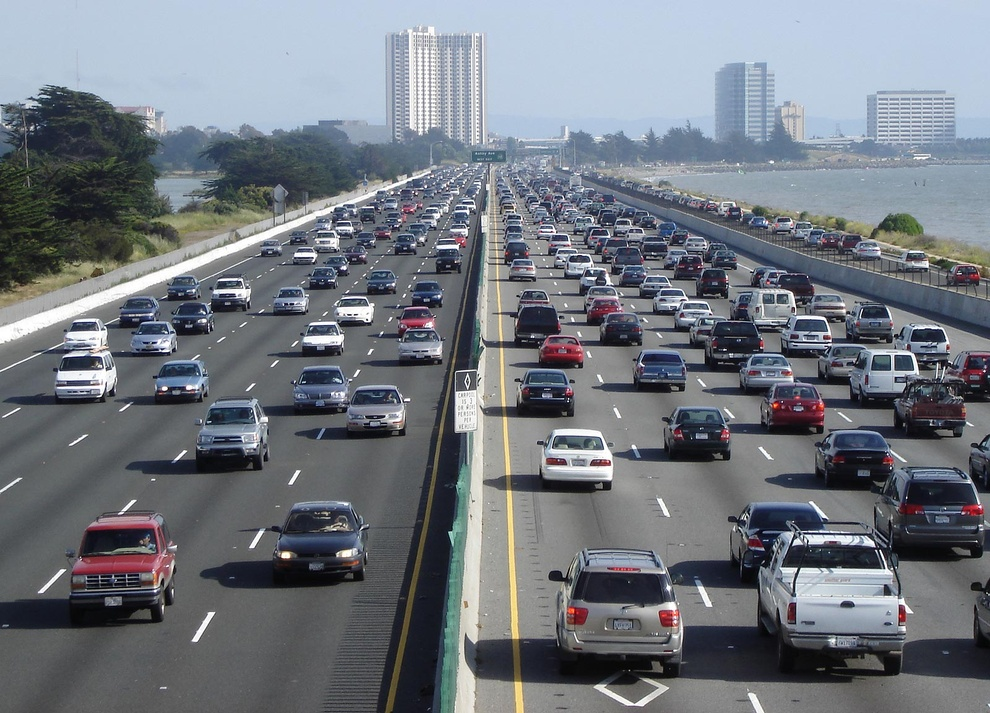
#> input picture image_7.jpeg, 990 x 713 px, shrunk from 1600 x 1152 before the run
$ jupyter execute P24DS005_Lab4.ipynb
#> lines starting #> are read from the running program, lines starting #| are printed output that depends on the picture
## Lab 4
#  P24DS005
#  Aditya Thombare

Compute the Discrete Fourier Transform (DFT) of an Image•Compute the DFT of a grayscale image and visualize its frequency domain representation.

–Read a grayscale image.

–Compute its 2D DFT–Display the magnitude spectrum of the DFT

•Perform Inverse DFT to Reconstruct the Original Image.

•Visualize the magnitude and phase spectra of an image using its DFT.

[cell 1]
import numpy as np
import cv2
import matplotlib.pyplot as plt

# Optimized function to compute 2D DFT
def dft2d(image):
    rows, cols = image.shape
    u = np.arange(rows)
    v = np.arange(cols)
    x = np.arange(rows)
    y = np.arange(cols)

    # Create meshgrid
    U, X = np.meshgrid(u, x)
    V, Y = np.meshgrid(v, y)

    # Compute the DFT using vectorized matrix multiplications
    exp_u = np.exp(-2j * np.pi * U * X / rows)
    exp_v = np.exp(-2j * np.pi * V * Y / cols)

    dft_output = exp_u @ image @ exp_v
    return dft_output

# Optimized function to compute 2D inverse DFT
def idft2d(dft_image):
    rows, cols = dft_image.shape
    u = np.arange(rows)
    v = np.arange(cols)
    x = np.arange(rows)
    y = np.arange(cols)

    # Create meshgrid
    U, X = np.meshgrid(u, x)
    V, Y = np.meshgrid(v, y)

    # Compute the inverse DFT using vectorized matrix multiplications
    exp_u = np.exp(2j * np.pi * U * X / rows)
    exp_v = np.exp(2j * np.pi * V * Y / cols)

    idft_output = exp_u @ dft_image @ exp_v
    return idft_output / (rows * cols)  # Normalize

# Step 1: Read the grayscale image
image = cv2.imread('image_7.jpeg', cv2.IMREAD_GRAYSCALE)

# Step 2: Compute the 2D DFT of the image
dft = dft2d(image)
dft_shifted = np.fft.fftshift(dft)  # Shift the zero frequency component to the center

# Step 3: Compute the magnitude and phase spectra
magnitude_spectrum = np.abs(dft_shifted)
phase_spectrum = np.angle(dft_shifted)
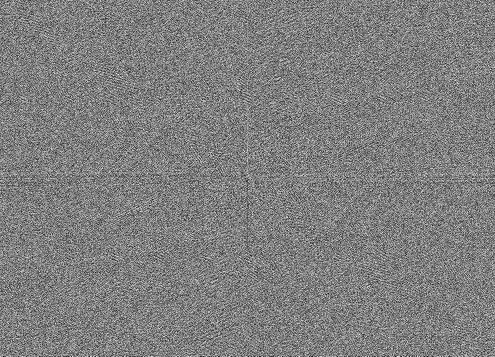
#> phase_spectrum: shape (713, 990) float64 (shown at 1/2 size); min -3.14, max 3.14, mean 4.45e-06; drawn with min black and max white

# Apply log scaling for better visualization of the magnitude spectrum
magnitude_spectrum_log = 20 * np.log(magnitude_spectrum + 1)  # +1 to avoid log(0)
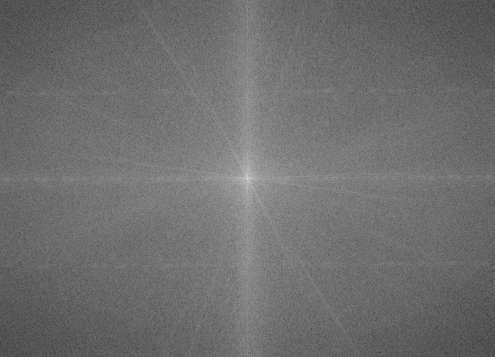
#> magnitude_spectrum_log: shape (713, 990) float64 (shown at 1/2 size); min 36.51, max 364.9, mean 178.6; drawn with min black and max white

# Step 4: Apply the inverse DFT using the optimized inverse DFT function to reconstruct the image
dft_inverse_shifted = np.fft.ifftshift(dft_shifted)  # Shift back the zero frequency component
image_reconstructed = idft2d(dft_inverse_shifted)  # Apply inverse DFT
image_reconstructed = np.abs(image_reconstructed)  # Get the magnitude of the reconstructed image

# Step 5: Display the original image, magnitude spectrum, phase spectrum, and reconstructed image
plt.figure(figsize=(20, 5))

# Display the grayscale image
plt.subplot(1, 4, 1)
plt.imshow(image, cmap='gray')
plt.title('Grayscale Image')
plt.axis('off')

# Display the magnitude spectrum
plt.subplot(1, 4, 2)
plt.imshow(magnitude_spectrum_log, cmap='gray')
plt.title('Magnitude Spectrum (Log Scale)')
plt.axis('off')

# Display the phase spectrum
plt.subplot(1, 4, 3)
plt.imshow(phase_spectrum, cmap='gray')
plt.title('Phase Spectrum')
plt.axis('off')

# Display the reconstructed image
plt.subplot(1, 4, 4)
plt.imshow(image_reconstructed, cmap='gray')
plt.title('Reconstructed Image')
plt.axis('off')

plt.show()

-Observation: Different image spectrum are observed

 Define and apply a ideal low-pass filter in the DFT domain

 •Define a circular low-pass filter in the DFT domain.

 •Apply the filter to the DFT of the image.

 •Perform the inverse DFT to obtain the filtered image.

 •Display the magnitude spectrum of the filter, the original image, and the filtered image.

[cell 2]
# Function to create an ideal low-pass filter
def ideal_low_pass_filter(shape, cutoff_radius):
#> called with shape = (713, 990), cutoff_radius = 50
    rows, cols = shape
    center_x, center_y = rows // 2, cols // 2
    filter_mask = np.zeros((rows, cols))

    for x in range(rows):
        for y in range(cols):
            distance = np.sqrt((x - center_x) ** 2 + (y - center_y) ** 2)
            if distance <= cutoff_radius:
                filter_mask[x, y] = 1  # Allow low frequencies
            else:
                filter_mask[x, y] = 0  # Block high frequencies

    return filter_mask

# Step 1: Read the grayscale image
image = cv2.imread('image_7.jpeg', cv2.IMREAD_GRAYSCALE)

# Step 2: Compute the 2D DFT of the image
dft = dft2d(image)
dft_shifted = np.fft.fftshift(dft)  # Shift the zero frequency component to the center

# Step 3: Define and apply an ideal low-pass filter
cutoff_radius = 50  # Adjust this value to control how much of the high frequencies are filtered
filter_mask = ideal_low_pass_filter(dft_shifted.shape, cutoff_radius)

# Apply the filter in the frequency domain
dft_filtered = dft_shifted * filter_mask

# Step 4: Perform the inverse DFT using the optimized IDFT function to get the filtered image
dft_inverse_shifted = np.fft.ifftshift(dft_filtered)  # Shift back the zero frequency component
filtered_image = idft2d(dft_inverse_shifted)
filtered_image = np.abs(filtered_image)  # Get the magnitude of the filtered image

# Step 5: Compute the magnitude spectrum for visualization
magnitude_spectrum_filtered = 20 * np.log(np.abs(dft_filtered) + 1)  # Log scale for better visualization

# Step 6: Display the original image, magnitude spectrum of the filter, and the filtered image
plt.figure(figsize=(25, 5))

# Display the grayscale original image
plt.subplot(1, 5, 1)
plt.imshow(image, cmap='gray')
plt.title('Original Image')
plt.axis('off')

# Display the magnitude spectrum of the original image
magnitude_spectrum = 20 * np.log(np.abs(dft_shifted) + 1)
plt.subplot(1, 5, 2)
plt.imshow(magnitude_spectrum, cmap='gray')
plt.title('Original Magnitude Spectrum')
plt.axis('off')

# Display the filter mask (ideal low-pass filter)
plt.subplot(1, 5, 3)
plt.imshow(filter_mask, cmap='gray')
plt.title(f'Low-pass Filter (Cutoff={cutoff_radius})')
plt.axis('off')

# Display the magnitude spectrum of the low-pass filter
plt.subplot(1, 5, 4)
plt.imshow(magnitude_spectrum_filtered, cmap='gray')
plt.title('Filtered Magnitude Spectrum')
plt.axis('off')

# Display the filtered image
plt.subplot(1, 5, 5)
plt.imshow(filtered_image, cmap='gray')
plt.title('Filtered Image')
plt.axis('off')

plt.show()

-Observation: image is smoothened

Define and apply a ideal High-pass filter in the DFT domain

•Define a circular low-pass filter in the DFT domain.

•Apply the filter to the DFT of the image.

•Perform the inverse DFT to obtain the filtered image.

•Try different combination of D0

•Display the magnitude spectrum of the filter, the original image, and the filtered image.

[cell 3]
# Function to create an ideal high-pass filter
def ideal_high_pass_filter(shape, cutoff_radius):
#> called with shape = (713, 990), cutoff_radius = 30
    rows, cols = shape
    center_x, center_y = rows // 2, cols // 2
    filter_mask = np.ones((rows, cols))

    for x in range(rows):
        for y in range(cols):
            distance = np.sqrt((x - center_x) ** 2 + (y - center_y) ** 2)
            if distance <= cutoff_radius:
                filter_mask[x, y] = 0  # Block low frequencies
            else:
                filter_mask[x, y] = 1  # Allow high frequencies

    return filter_mask

# Step 1: Read the grayscale image
image = cv2.imread('image_7.jpeg', cv2.IMREAD_GRAYSCALE)

# Step 2: Compute the 2D DFT of the image
dft = dft2d(image)
dft_shifted = np.fft.fftshift(dft)  # Shift the zero frequency component to the center

# Step 3: Define and apply an ideal low-pass filter and an ideal high-pass filter
cutoff_radius_lp = 50  # Low-pass filter cutoff
cutoff_radius_hp = 30  # High-pass filter cutoff

low_pass_filter = ideal_low_pass_filter(dft_shifted.shape, cutoff_radius_lp)
high_pass_filter = ideal_high_pass_filter(dft_shifted.shape, cutoff_radius_hp)

# Apply the low-pass filter
dft_low_pass_filtered = dft_shifted * low_pass_filter
dft_high_pass_filtered = dft_shifted * high_pass_filter

# Step 4: Perform the inverse DFT using the optimized IDFT function to get the filtered images
# For low-pass filter
dft_inverse_lp = np.fft.ifftshift(dft_low_pass_filtered)
filtered_image_lp = idft2d(dft_inverse_lp)
filtered_image_lp = np.abs(filtered_image_lp)  # Get the magnitude of the filtered image

# For high-pass filter
dft_inverse_hp = np.fft.ifftshift(dft_high_pass_filtered)
filtered_image_hp = idft2d(dft_inverse_hp)
filtered_image_hp = np.abs(filtered_image_hp)  # Get the magnitude of the filtered image
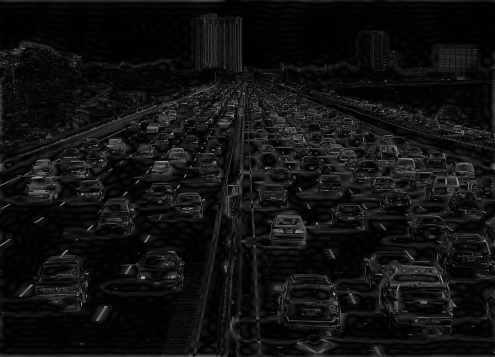
#> filtered_image_hp: shape (713, 990) float64 (shown at 1/2 size); min 1.76e-06, max 214.9, mean 17.7

# Step 5: Compute the magnitude spectra for visualization
magnitude_spectrum_lp = 20 * np.log(np.abs(dft_low_pass_filtered) + 1)  # Log scale for better visualization
magnitude_spectrum_hp = 20 * np.log(np.abs(dft_high_pass_filtered) + 1)
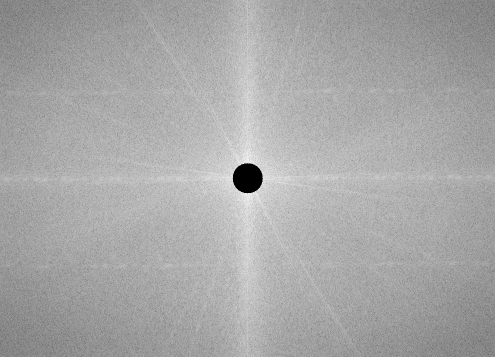
#> magnitude_spectrum_hp: shape (713, 990) float64 (shown at 1/2 size); min 0, max 270.2, mean 177.7; drawn with min black and max white

# Step 6: Display the results
plt.figure(figsize=(25, 10))

# Display the original image
plt.subplot(3, 4, 1)
plt.imshow(image, cmap='gray')
plt.title('Original Image')
plt.axis('off')

# Display the magnitude spectrum of the original image
magnitude_spectrum = 20 * np.log(np.abs(dft_shifted) + 1)
plt.subplot(3, 4, 2)
plt.imshow(magnitude_spectrum, cmap='gray')
plt.title('Original Magnitude Spectrum')
plt.axis('off')

# Display the high-pass filter mask
plt.subplot(3, 4, 3)
plt.imshow(high_pass_filter, cmap='gray')
plt.title(f'High-pass Filter (Cutoff={cutoff_radius_hp})')
plt.axis('off')

# Display the filtered image (high-pass)
plt.subplot(3, 4, 4)
plt.imshow(filtered_image_hp, cmap='gray')
plt.title('High-pass Filtered Image')
plt.axis('off')

# Display the magnitude spectrum of the high-pass filtered image
plt.subplot(3, 4, 5)
plt.imshow(magnitude_spectrum_hp, cmap='gray')
plt.title('High-pass Magnitude Spectrum')
plt.axis('off')

plt.show()

-Observation: Image is sharpened

Define and apply a Gaussian low-pass filter (GLPF) and Gaussian high-pass filter (GHPF) in the DFTdomain

[cell 4]
# Function to create a Gaussian low-pass filter
def gaussian_low_pass_filter(shape, cutoff_radius):
#> called with shape = (713, 990), cutoff_radius = 50
    rows, cols = shape
    center_x, center_y = rows // 2, cols // 2
    filter_mask = np.zeros((rows, cols))

    for x in range(rows):
        for y in range(cols):
            distance = np.sqrt((x - center_x) ** 2 + (y - center_y) ** 2)
            filter_mask[x, y] = np.exp(-distance ** 2 / (2 * (cutoff_radius ** 2)))

    return filter_mask

# Function to create a Gaussian high-pass filter
def gaussian_high_pass_filter(shape, cutoff_radius):
#> called with shape = (713, 990), cutoff_radius = 30
    rows, cols = shape
    center_x, center_y = rows // 2, cols // 2
    filter_mask = np.zeros((rows, cols))

    for x in range(rows):
        for y in range(cols):
            distance = np.sqrt((x - center_x) ** 2 + (y - center_y) ** 2)
            filter_mask[x, y] = 1 - np.exp(-distance ** 2 / (2 * (cutoff_radius ** 2)))

    return filter_mask

# Step 1: Read the grayscale image
image = cv2.imread('image_7.jpeg', cv2.IMREAD_GRAYSCALE)

# Step 2: Compute the 2D DFT of the image
dft = dft2d(image)
dft_shifted = np.fft.fftshift(dft)  # Shift the zero frequency component to the center

# Step 3: Define and apply a Gaussian low-pass filter and Gaussian high-pass filter
cutoff_radius_lp = 50  # Low-pass filter cutoff
cutoff_radius_hp = 30  # High-pass filter cutoff

gaussian_lp_filter = gaussian_low_pass_filter(dft_shifted.shape, cutoff_radius_lp)
gaussian_hp_filter = gaussian_high_pass_filter(dft_shifted.shape, cutoff_radius_hp)

# Apply the low-pass filter
dft_gaussian_lp_filtered = dft_shifted * gaussian_lp_filter
dft_gaussian_hp_filtered = dft_shifted * gaussian_hp_filter

# Step 4: Perform the inverse DFT using the optimized IDFT function to get the filtered images
# For low-pass filter
dft_inverse_lp = np.fft.ifftshift(dft_gaussian_lp_filtered)
filtered_image_lp = idft2d(dft_inverse_lp)
filtered_image_lp = np.abs(filtered_image_lp)  # Get the magnitude of the filtered image
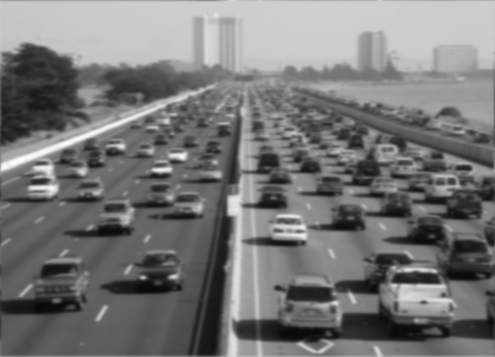
#> filtered_image_lp: shape (713, 990) float64 (shown at 1/2 size); min 8.68, max 252.4, mean 118.7

# For high-pass filter
dft_inverse_hp = np.fft.ifftshift(dft_gaussian_hp_filtered)
filtered_image_hp = idft2d(dft_inverse_hp)
filtered_image_hp = np.abs(filtered_image_hp)  # Get the magnitude of the filtered image

# Step 5: Compute the magnitude spectra for visualization
magnitude_spectrum_lp = 20 * np.log(np.abs(dft_gaussian_lp_filtered) + 1)  # Log scale for better visualization
magnitude_spectrum_hp = 20 * np.log(np.abs(dft_gaussian_hp_filtered) + 1)

# Step 6: Display the results
plt.figure(figsize=(25, 10))

# Display the original image
plt.subplot(3, 4, 1)
plt.imshow(image, cmap='gray')
plt.title('Original Image')
plt.axis('off')

# Display the magnitude spectrum of the original image
magnitude_spectrum = 20 * np.log(np.abs(dft_shifted) + 1)
plt.subplot(3, 4, 2)
plt.imshow(magnitude_spectrum, cmap='gray')
plt.title('Original Magnitude Spectrum')
plt.axis('off')

# Display the Gaussian low-pass filter mask
plt.subplot(3, 4, 3)
plt.imshow(gaussian_lp_filter, cmap='gray')
plt.title(f'Gaussian Low-pass Filter (Cutoff={cutoff_radius_lp})')
plt.axis('off')

# Display the filtered image (Gaussian low-pass)
plt.subplot(3, 4, 4)
plt.imshow(filtered_image_lp, cmap='gray')
plt.title('Gaussian Low-pass Filtered Image')
plt.axis('off')

# Display the magnitude spectrum of the low-pass filtered image
plt.subplot(3, 4, 5)
plt.imshow(magnitude_spectrum_lp, cmap='gray')
plt.title('Low-pass Magnitude Spectrum')
plt.axis('off')

# Display the Gaussian high-pass filter mask
plt.subplot(3, 4, 6)
plt.imshow(gaussian_hp_filter, cmap='gray')
plt.title(f'Gaussian High-pass Filter (Cutoff={cutoff_radius_hp})')
plt.axis('off')

# Display the filtered image (Gaussian high-pass)
plt.subplot(3, 4, 7)
plt.imshow(filtered_image_hp, cmap='gray')
plt.title('Gaussian High-pass Filtered Image')
plt.axis('off')

# Display the magnitude spectrum of the high-pass filtered image
plt.subplot(3, 4, 8)
plt.imshow(magnitude_spectrum_hp, cmap='gray')
plt.title('High-pass Magnitude Spectrum')
plt.axis('off')

plt.show()

Define and apply a Butterworth Lowpass filters (BLPF) and Butterworth high-pass filter in the DFTdomain

[cell 5]
# Function to create a Butterworth low-pass filter
def butterworth_low_pass_filter(shape, cutoff_radius, order):
#> called with shape = (713, 990), cutoff_radius = 50, order = 2
    rows, cols = shape
    center_x, center_y = rows // 2, cols // 2
    filter_mask = np.zeros((rows, cols))

    for x in range(rows):
        for y in range(cols):
            distance = np.sqrt((x - center_x) ** 2 + (y - center_y) ** 2)
            filter_mask[x, y] = 1 / (1 + (distance / cutoff_radius) ** (2 * order))

    return filter_mask

# Function to create a Butterworth high-pass filter
def butterworth_high_pass_filter(shape, cutoff_radius, order):
#> called with shape = (713, 990), cutoff_radius = 30, order = 2
    rows, cols = shape
    center_x, center_y = rows // 2, cols // 2
    filter_mask = np.zeros((rows, cols))

    for x in range(rows):
        for y in range(cols):
            distance = np.sqrt((x - center_x) ** 2 + (y - center_y) ** 2)
            filter_mask[x, y] = 1 / (1 + (cutoff_radius / distance) ** (2 * order))

    return filter_mask

# Step 1: Read the grayscale image
image = cv2.imread('image_7.jpeg', cv2.IMREAD_GRAYSCALE)

# Step 2: Compute the 2D DFT of the image
dft = dft2d(image)
dft_shifted = np.fft.fftshift(dft)  # Shift the zero frequency component to the center

# Step 3: Define and apply a Butterworth low-pass and high-pass filter
cutoff_radius_lp = 50  # Low-pass filter cutoff
cutoff_radius_hp = 30  # High-pass filter cutoff
order = 2  # Butterworth filter order

butterworth_lp_filter = butterworth_low_pass_filter(dft_shifted.shape, cutoff_radius_lp, order)
butterworth_hp_filter = butterworth_high_pass_filter(dft_shifted.shape, cutoff_radius_hp, order)

# Apply the low-pass filter
dft_butterworth_lp_filtered = dft_shifted * butterworth_lp_filter
dft_butterworth_hp_filtered = dft_shifted * butterworth_hp_filter

# Step 4: Perform the inverse DFT using the optimized IDFT function to get the filtered images
# For low-pass filter
dft_inverse_lp = np.fft.ifftshift(dft_butterworth_lp_filtered)
filtered_image_lp = idft2d(dft_inverse_lp)
filtered_image_lp = np.abs(filtered_image_lp)  # Get the magnitude of the filtered image

# For high-pass filter
dft_inverse_hp = np.fft.ifftshift(dft_butterworth_hp_filtered)
filtered_image_hp = idft2d(dft_inverse_hp)
filtered_image_hp = np.abs(filtered_image_hp)  # Get the magnitude of the filtered image

# Step 5: Compute the magnitude spectra for visualization
magnitude_spectrum_lp = 20 * np.log(np.abs(dft_butterworth_lp_filtered) + 1)  # Log scale for better visualization
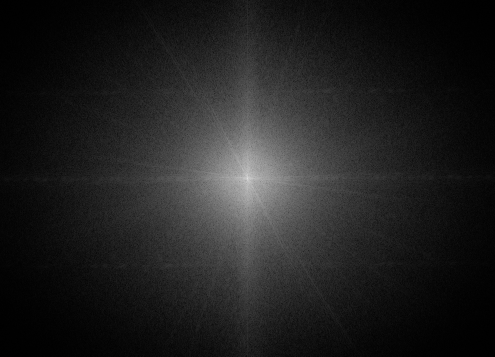
#> magnitude_spectrum_lp: shape (713, 990) float64 (shown at 1/2 size); min 0.00562, max 364.9, mean 46.9; drawn with min black and max white
magnitude_spectrum_hp = 20 * np.log(np.abs(dft_butterworth_hp_filtered) + 1)

# Step 6: Display the results
plt.figure(figsize=(25, 10))

# Display the original image
plt.subplot(3, 4, 1)
plt.imshow(image, cmap='gray')
plt.title('Original Image')
plt.axis('off')

# Display the magnitude spectrum of the original image
magnitude_spectrum = 20 * np.log(np.abs(dft_shifted) + 1)
plt.subplot(3, 4, 2)
plt.imshow(magnitude_spectrum, cmap='gray')
plt.title('Original Magnitude Spectrum')
plt.axis('off')

# Display the Butterworth low-pass filter mask
plt.subplot(3, 4, 3)
plt.imshow(butterworth_lp_filter, cmap='gray')
plt.title(f'Butterworth Low-pass Filter (Cutoff={cutoff_radius_lp}, Order={order})')
plt.axis('off')

# Display the filtered image (Butterworth low-pass)
plt.subplot(3, 4, 4)
plt.imshow(filtered_image_lp, cmap='gray')
plt.title('Butterworth Low-pass Filtered Image')
plt.axis('off')

# Display the magnitude spectrum of the low-pass filtered image
plt.subplot(3, 4, 5)
plt.imshow(magnitude_spectrum_lp, cmap='gray')
plt.title('Low-pass Magnitude Spectrum')
plt.axis('off')

# Display the Butterworth high-pass filter mask
plt.subplot(3, 4, 6)
plt.imshow(butterworth_hp_filter, cmap='gray')
plt.title(f'Butterworth High-pass Filter (Cutoff={cutoff_radius_hp}, Order={order})')
plt.axis('off')

# Display the filtered image (Butterworth high-pass)
plt.subplot(3, 4, 7)
plt.imshow(filtered_image_hp, cmap='gray')
plt.title('Butterworth High-pass Filtered Image')
plt.axis('off')

# Display the magnitude spectrum of the high-pass filtered image
plt.subplot(3, 4, 8)
plt.imshow(magnitude_spectrum_hp, cmap='gray')
plt.title('High-pass Magnitude Spectrum')
plt.axis('off')

plt.show()
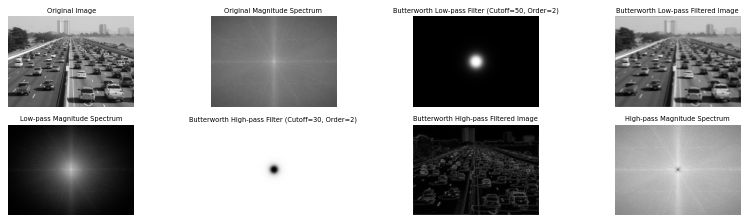
#> figure drawn by matplotlib, 8 panels
